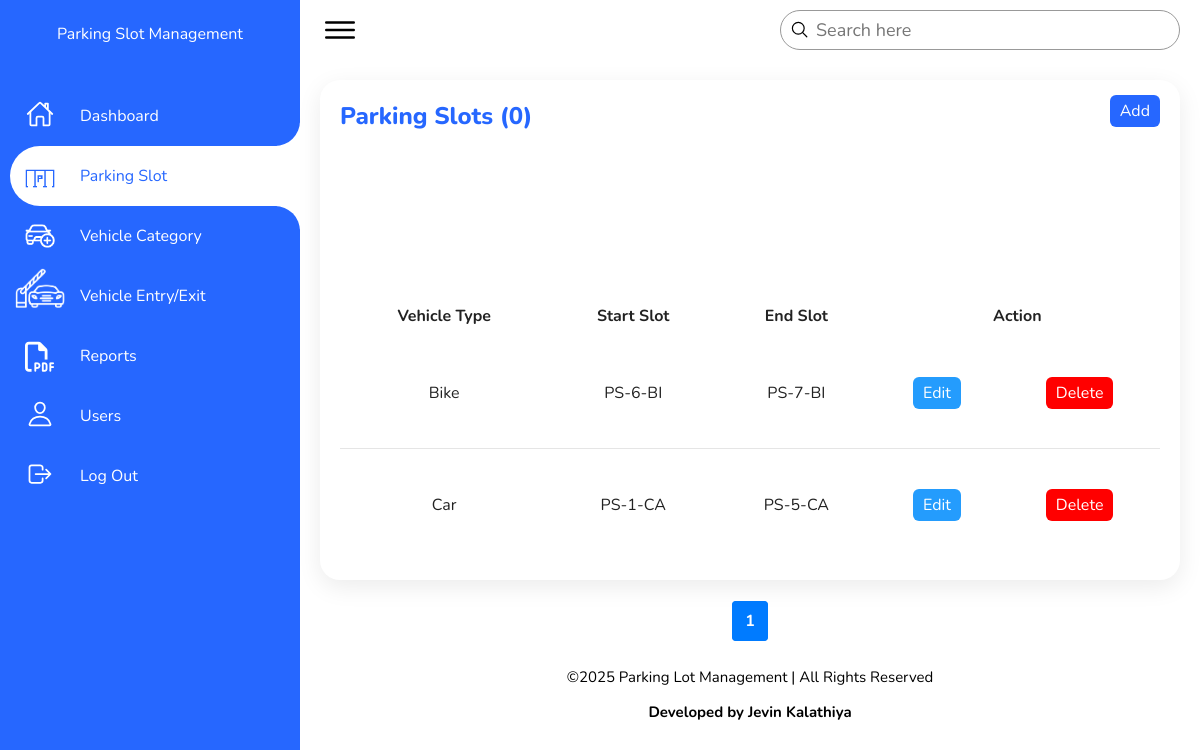
/slot.php (signed in), run on the app's committed database.
### tables this page shows
CREATE TABLE `parking_slot` (
  `id` int(11) NOT NULL,
  `slot_type` varchar(700) NOT NULL,
  `slot_start` int(50) NOT NULL,
  `slot_end` int(50) NOT NULL,
  `slot_url_code` varchar(700) NOT NULL
);

CREATE TABLE `vehicle_category` (
  `id` int(11) NOT NULL,
  `category_name` varchar(700) NOT NULL,
  `amount` int(11) NOT NULL,
  `cat_status` tinyint(4) NOT NULL,
  `cat_url_code` varchar(700) NOT NULL
);

### slot.php (the view, shortened to what this page needs)
<?php
require("connection.inc.php");
$records_per_page = 10;
$start = 0;
$page = 1;
$record = mysqli_num_rows(mysqli_query($con, "SELECT * FROM parking_slot"));
$total_pages = ceil($record / $records_per_page);
$sql_page = "SELECT parking_slot.*,vehicle_category.category_name,vehicle_category.cat_url_code FROM parking_slot,vehicle_category where parking_slot.slot_type=vehicle_category.cat_url_code and vehicle_category.cat_status=1 ORDER BY parking_slot.id DESC LIMIT $start, $records_per_page";
$res_page = mysqli_query($con, $sql_page);
?>
<!DOCTYPE html>
<html lang="en">
<head>
    <link rel="stylesheet" href="./assets/css/style.css">
    <link rel="stylesheet" href="https://site-assets.fontawesome.com/releases/v6.6.0/css/all.css">
</head>
<body>
    <div class="container">
        <div class="navigation">
            <ul>
                <li><br>
                    <span class="company-title">Parking Slot Management</span>
                </li>
                <li>
                    <a href="index">
                        <span class="icon">
                            <ion-icon name="home-outline"></ion-icon>
                        </span>
                        <span class="title">Dashboard</span>
                    </a>
                </li>
                <li class="active">
                    <a href="slot">
                        <span class="icon">
                            <img src="assets/imgs/free_parking_blue.png" width="30">
                        </span>
                        <span class="title">Parking Slot</span>
                    </a>
                </li>
                <li>
                    <a href="vehicle_category">
                        <span class="icon">
                            <img src="assets/imgs/Add_vehicle_category.png" width="30">
                        </span>
                        <span class="title">Vehicle Category</span>
                    </a>
                </li>
                <li>
                    <a href="vehicle_entry">
                        <span class="icon">
                            <img src="assets/imgs/parking_gate.png" width="50">
                        </span>
                        <span class="title">Vehicle Entry/Exit</span>
                    </a>
                </li>
                <li>
                    <a href="reports">
                        <span class="icon">
                            <i class="fa-regular fa-file-pdf"></i>
                        </span>
                        <span class="title">Reports</span>
                    </a>
                </li>
                <li>
                    <a href="user">
                        <span class="icon">
                            <ion-icon name="person-outline"></ion-icon>
                        </span>
                        <span class="title">Users</span>
                    </a>
                </li>
                <li>
                    <a href="logout">
                        <span class="icon">
                            <ion-icon name="log-out-outline"></ion-icon>
                        </span>
                        <span class="title">Log Out</span>
                    </a>
                </li>
            </ul>
        </div>
        <div class="main">
            <div class="topbar">
                <div class="toggle">
                    <ion-icon name="menu-outline"></ion-icon>
                </div>
                <form method="get" id="searchForm">
                    <div class="search">
                        <label>
                            <input type="text" name="s" id="searchInput" placeholder="Search here" value="<?php if (isset($_GET['s'])) {
                                echo $_GET['s'];
                            } ?>"
                                onkeypress="if(event.key === 'Enter'){ this.form.submit(); } updateSlot(this.value.trim());">
                            <ion-icon name="search-outline"></ion-icon>
                        </label>
                    </div>
                </form>
            </div>
            <div class="details-d-e">
                <div class="container-d-e">
                    <div class="cardHeader">
                        <h2>Parking Slots <span id="count"></span></h2>
                        <div class="button-container">
                            <a href="manage_slot" class="btn-c">Add</a>
                        </div>
                    </div>
                    <table>
                        <thead>
                            <tr>
                                <td>Vehicle Type</td>
                                <td>Start Slot</td>
                                <td>End Slot</td>
                                <td colspan="3">Action</td>
                            </tr>
                        </thead>
                        <tbody>
                            <?php
                            if (isset($_GET['s']) && !empty(trim($_GET['s']))) {
                                $search = get_safe_value($con, $_GET['s']);
                                if (!empty($search)) {
                                    $search_query = "AND (parking_slot.slot_start LIKE '%$search%' OR parking_slot.slot_end LIKE '%$search%' OR vehicle_category.category_name LIKE '%$search%')";
                                    $record_query = "SELECT COUNT(*) as total FROM parking_slot INNER JOIN vehicle_category ON parking_slot.slot_type = vehicle_category.cat_url_code WHERE vehicle_category.cat_status=1 and 1=1 $search_query";
                                    $record_result = mysqli_query($con, $record_query);
                                    if ($record_result) {
                                        $record_row = mysqli_fetch_assoc($record_result);
                                        $record = $record_row['total'];
                                        $total_pages = ceil($record / $records_per_page);
                                        $sql_page = "SELECT parking_slot.*, vehicle_category.category_name FROM parking_slot INNER JOIN vehicle_category ON parking_slot.slot_type = vehicle_category.cat_url_code WHERE vehicle_category.cat_status=1 and 1=1 $search_query ORDER BY parking_slot.id DESC LIMIT $start, $records_per_page";
                                        $res_page1 = mysqli_query($con, $sql_page);
                                        if (mysqli_num_rows($res_page1) > 0) {
                                            while ($items = mysqli_fetch_assoc($res_page1)) {
                                                ?>
                                                <tr>
                                                    <td><?= htmlspecialchars($items['category_name']); ?></td>
                                                    <td><?= htmlspecialchars("PS-" . $items['slot_start']) . "-" . strtoupper(substr($items['category_name'], 0, 2)); ?>
                                                    </td>
                                                    <td><span><?= htmlspecialchars("PS-" . $items['slot_end']) . "-" . strtoupper(substr($items['category_name'], 0, 2)); ?></span>
                                                    </td>
                                                    <td><a href='manage_slot/<?= htmlspecialchars($items['slot_url_code']) ?>'
                                                            class='btn-c'>Edit</a></td>
                                                    <td><a href='?ac=delete&requestid=<?= htmlspecialchars($items['slot_url_code']) ?>'
                                                            class='btn-c delete'>Delete</a></td>
                                                </tr>
                                                <?php
                                            }
                                        } elseif (!mysqli_num_rows($res_page1) > 0) { ?>
                                            <td colspan="7">No record Found</td>
                                        <?php }
                                    }
                                } elseif (!mysqli_num_rows($res_page1) > 0) { ?>
                                    <td colspan="7">No record Found</td>
                                <?php }
                            } else {
                                $query = "SELECT parking_slot.*,vehicle_category.category_name,vehicle_category.cat_url_code FROM parking_slot,vehicle_category where parking_slot.slot_type=vehicle_category.cat_url_code and vehicle_category.cat_status=1 ORDER BY parking_slot.id DESC LIMIT $start, $records_per_page";
                                $query_run = mysqli_query($con, $query);
                                if (mysqli_num_rows($query_run) > 0) {
                                    while ($row = mysqli_fetch_assoc($res_page)) {
                                        ?>
                                        <tr>
                                            <td><?= htmlspecialchars($row['category_name']); ?></td>
                                            <td><?= htmlspecialchars("PS-" . $row['slot_start']) . "-" . strtoupper(substr($row['category_name'], 0, 2)); ?>
                                            </td>
                                            <td><span><?= htmlspecialchars("PS-" . $row['slot_end']) . "-" . strtoupper(substr($row['category_name'], 0, 2)); ?></span>
                                            </td>
                                            <td><a href='manage_slot/<?= htmlspecialchars($row['slot_url_code']) ?>'
                                                    class='btn-c'>Edit</a></td>
                                            <td><a href='?ac=delete&requestid=<?= htmlspecialchars($row['slot_url_code']) ?>'
                                                    class='btn-c delete'>Delete</a></td>
                                        </tr>
                                        <?php
                                    }
                                } elseif (!mysqli_num_rows($query_run) > 0) { ?>
                                    <td colspan="7">No record Found</td>
                                <?php }
                            }
                            ?>
                        </tbody>
                    </table>
                </div>
                <?php
                echo '<nav aria-label="Page navigation">';
                echo '<ul class="pagination">';
                $max_links = 3;
                $start_page = max(1, $page - floor($max_links / 2));
                $end_page = min($total_pages, $page + floor($max_links / 2));
                for ($i = $start_page; $i <= $end_page; $i++) {
                    if ($i == $page) {
                        echo '<li class="page-item active"><span class="page-link">' . $i . '</span></li>';
                    } else {
                        echo '<li class="page-item"><a class="page-link" href="?p=' . $i . '">' . $i . '</a></li>';
                    }
                }
                echo '</ul>';
                echo '</nav>';
                ?>
            </div>
            <footer>
                <p>©<?php $year = date("Y");
                echo $year; ?> Parking Lot Management | All Rights Reserved</p>
                <p><strong>Developed by Jevin Kalathiya</strong></p>
            </footer>
</body>
</html>

### data on the page
parking_slot: vehicle_category.category_name "Bike", slot_start "PS-6", vehicle_category.category_name "BI", slot_end "PS-7"
parking_slot: vehicle_category.category_name "Car", slot_start "PS-1", vehicle_category.category_name "CA", slot_end "PS-5"
